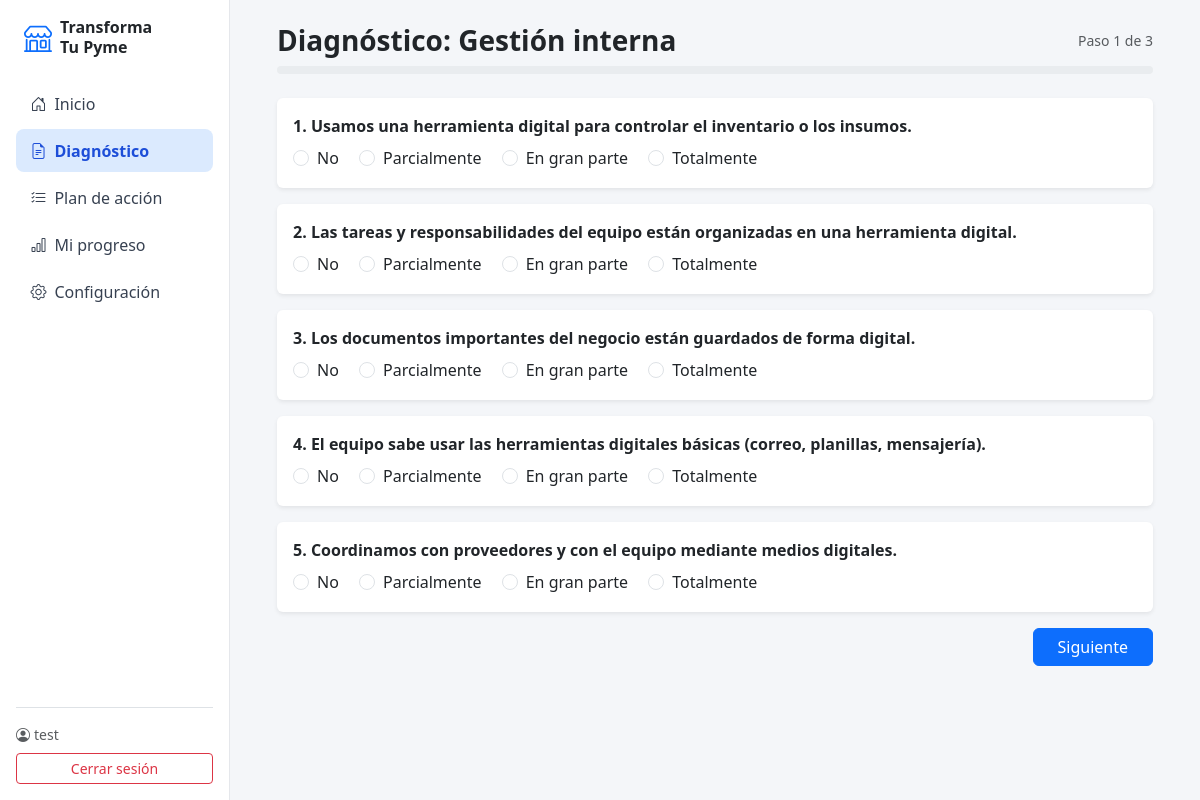
Page /encuesta/1/ (signed in) on the committed database.
### cuentas/models.py (models this page shows, shortened)
class Pregunta(models.Model):
    area = models.CharField(max_length=20, choices=Area.choices)
    texto = models.CharField(max_length=250)
    orden = models.PositiveSmallIntegerField(default=0)
    activa = models.BooleanField(default=True)
    class Meta:
        ordering = ['area', 'orden']

### cuentas/views.py (the view, shortened to what this page needs)
# urls.py: path('encuesta/<int:paso>/', views.encuesta, name='encuesta'),
@login_required
def encuesta(request, paso):
    if paso not in AREAS_POR_PASO:
        raise Http404
    pyme = _pyme_actual(request)
    if pyme is None:
        messages.info(request, 'Primero necesitas una Pyme registrada.')
        return redirect('home')
    area = AREAS_POR_PASO[paso]
    preguntas = list(Pregunta.objects.filter(area=area, activa=True))
    respuestas = request.session.get('encuesta', {})
    for p in preguntas:
        p.actual = respuestas.get(str(p.id))   # para marcar lo ya respondido
    return render(request, 'cuentas/encuesta.html', {
        'activo': 'diagnostico',
        'paso': paso,
        'avance': round((paso - 1) * 100 / 3),
        'area_nombre': Area(area).label,
        'preguntas': preguntas,
        'opciones': OPCIONES_RESPUESTA,
    })

### cuentas/views.py (called while the page is built)
def _pyme_actual(request):
    pymes = request.user.pymes.all()
    pyme_id = request.session.get('pyme_id')
    pyme = pymes.filter(id=pyme_id).first() if pyme_id else None
    return pyme or pymes.first()

### cuentas/templates/cuentas/encuesta.html (shortened to what this page needs)
{% extends 'cuentas/base.html' %}
{% block content %}
<div class="d-flex justify-content-between align-items-center mb-2">
    <h3 class="fw-bold mb-0">Diagnóstico: {{ area_nombre }}</h3>
    <small class="text-muted">Paso {{ paso }} de 3</small>
</div>
<div class="progress mb-4" style="height: 8px;">
</div>
<form method="POST">
    {% for p in preguntas %}
    <div class="card border-0 shadow-sm mb-3">
        <div class="card-body">
            <div class="fw-semibold mb-2">{{ forloop.counter }}. {{ p.texto }}</div>
            {% for valor, etiqueta in opciones %}
            <div class="form-check form-check-inline">
                <input class="form-check-input" type="radio" name="p_{{ p.id }}"
                       id="p{{ p.id }}_{{ valor }}" value="{{ valor }}"
                       {% if p.actual == valor %}checked{% endif %} required>
                <label class="form-check-label" for="p{{ p.id }}_{{ valor }}">{{ etiqueta }}</label>
            </div>
            {% endfor %}
        </div>
    </div>
    {% empty %}
    <div class="alert alert-warning">No hay preguntas cargadas para esta área.</div>
    {% endfor %}
    <div class="d-flex justify-content-between">
        <button type="submit" class="btn btn-primary px-4">
            {% if paso == 3 %}Ver resultados{% else %}Siguiente{% endif %}
        </button>
    </div>
</form>
{% endblock %}

### cuentas/templates/cuentas/base.html (shortened to what this page needs)
<!DOCTYPE html>
<html lang="es">
<head>
    <link href="https://cdn.jsdelivr.net/npm/bootstrap@5.3.0/dist/css/bootstrap.min.css" rel="stylesheet">
    <link href="https://cdn.jsdelivr.net/npm/bootstrap-icons@1.11.3/font/bootstrap-icons.css" rel="stylesheet">
</head>
<body>
<div class="d-flex">
    <aside class="sidebar p-3 d-none d-md-flex flex-column">
        <div class="d-flex align-items-center gap-2 mb-4 px-2">
            <i class="bi bi-shop fs-3 text-primary"></i>
            <strong class="lh-sm">Transforma<br>Tu Pyme</strong>
        </div>
        <nav class="nav flex-column gap-1">
            <a class="nav-link {% if activo == 'inicio' %}active{% endif %}" href="{% url 'home' %}"><i class="bi bi-house-door me-2"></i>Inicio</a>
            <a class="nav-link {% if activo == 'diagnostico' %}active{% endif %}" href="{% url 'diagnostico' %}"><i class="bi bi-file-earmark-text me-2"></i>Diagnóstico</a>
            <a class="nav-link {% if activo == 'plan' %}active{% endif %}" href="{% url 'plan' %}"><i class="bi bi-list-check me-2"></i>Plan de acción</a>
            <a class="nav-link {% if activo == 'progreso' %}active{% endif %}" href="{% url 'seguimiento' %}"><i class="bi bi-bar-chart me-2"></i>Mi progreso</a>
            <a class="nav-link" href="#"><i class="bi bi-gear me-2"></i>Configuración</a>
        </nav>
        <div class="mt-auto border-top pt-3 small">
            <div class="text-muted mb-2"><i class="bi bi-person-circle me-1"></i>{{ user.username }}</div>
            <a href="{% url 'logout' %}" class="btn btn-outline-danger btn-sm w-100">Cerrar sesión</a>
        </div>
    </aside>
    <main class="flex-grow-1 p-4">
        <div class="container-lg" style="max-width: 900px;">
            {% block content %}{% endblock %}
        </div>
    </main>
</div>
</body>
</html>

### cuentas/templates/cuentas/base.html (style rules this page uses)
body { background: #f4f6f9; }
.sidebar { width: 230px; min-height: 100vh; background: #fff; border-right: 1px solid #e5e7eb; }
.sidebar .nav-link { color: #374151; border-radius: .5rem; padding: .6rem .9rem; }
.sidebar .nav-link.active { background: #dbeafe; color: #1d4ed8; font-weight: 600; }

### rows in the picture
Pregunta: texto "Usamos una herramienta digital para controlar el inventario o los insumos.", id "☐ No" "☐ Parcialmente" "☐ En gran parte" "☐ Totalmente", opciones "No" "Parcialmente" "En gran parte" "Totalmente"
Pregunta: texto "Las tareas y responsabilidades del equipo están organizadas en una herramienta digital.", id "☐ No" "☐ Parcialmente" "☐ En gran parte" "☐ Totalmente", opciones "No" "Parcialmente" "En gran parte" "Totalmente"
Pregunta: texto "Los documentos importantes del negocio están guardados de forma digital.", id "☐ No" "☐ Parcialmente" "☐ En gran parte" "☐ Totalmente", opciones "No" "Parcialmente" "En gran parte" "Totalmente"
Pregunta: texto "El equipo sabe usar las herramientas digitales básicas (correo, planillas, mensajería).", id "☐ No" "☐ Parcialmente" "☐ En gran parte" "☐ Totalmente", opciones "No" "Parcialmente" "En gran parte" "Totalmente"
Pregunta: texto "Coordinamos con proveedores y con el equipo mediante medios digitales.", id "☐ No" "☐ Parcialmente" "☐ En gran parte" "☐ Totalmente", opciones "No" "Parcialmente" "En gran parte" "Totalmente"

### other values in the picture
{{ user.username }} "test"
{{ area_nombre }} "Gestión interna"
{{ paso }} "1"
